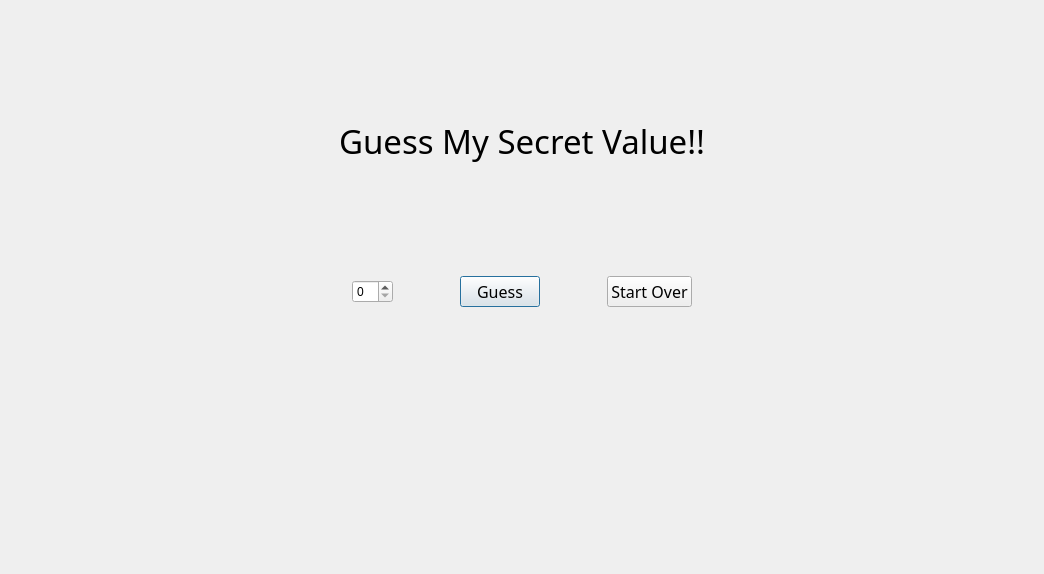
<?xml version="1.0" encoding="UTF-8"?>
<ui version="4.0">
 <class>Guessing_Game</class>
 <widget class="QDialog" name="Guessing_Game">
  <property name="geometry">
   <rect>
    <x>0</x>
    <y>0</y>
    <width>1044</width>
    <height>574</height>
   </rect>
  </property>
  <property name="windowTitle">
   <string>Dialog</string>
  </property>
  <layout class="QVBoxLayout" name="verticalLayout">
   <item>
    <spacer name="verticalSpacer_3">
     <property name="orientation">
      <enum>Qt::Vertical</enum>
     </property>
     <property name="sizeHint" stdset="0">
      <size>
       <width>20</width>
       <height>94</height>
      </size>
     </property>
    </spacer>
   </item>
   <item>
    <layout class="QHBoxLayout" name="horizontalLayout_2">
     <item>
      <spacer name="horizontalSpacer_5">
       <property name="orientation">
        <enum>Qt::Horizontal</enum>
       </property>
       <property name="sizeHint" stdset="0">
        <size>
         <width>40</width>
         <height>20</height>
        </size>
       </property>
      </spacer>
     </item>
     <item>
      <widget class="QLabel" name="label">
       <property name="font">
        <font>
         <family>Algerian</family>
         <pointsize>25</pointsize>
        </font>
       </property>
       <property name="text">
        <string>Guess My Secret Value!!</string>
       </property>
      </widget>
     </item>
     <item>
      <spacer name="horizontalSpacer_6">
       <property name="orientation">
        <enum>Qt::Horizontal</enum>
       </property>
       <property name="sizeHint" stdset="0">
        <size>
         <width>40</width>
         <height>20</height>
        </size>
       </property>
      </spacer>
     </item>
    </layout>
   </item>
   <item>
    <spacer name="verticalSpacer">
     <property name="orientation">
      <enum>Qt::Vertical</enum>
     </property>
     <property name="sizeHint" stdset="0">
      <size>
       <width>20</width>
       <height>95</height>
      </size>
     </property>
    </spacer>
   </item>
   <item>
    <layout class="QHBoxLayout" name="horizontalLayout_4">
     <item>
      <spacer name="horizontalSpacer_7">
       <property name="orientation">
        <enum>Qt::Horizontal</enum>
       </property>
       <property name="sizeHint" stdset="0">
        <size>
         <width>40</width>
         <height>20</height>
        </size>
       </property>
      </spacer>
     </item>
     <item>
      <layout class="QHBoxLayout" name="horizontalLayout">
       <item>
        <widget class="QSpinBox" name="GuessValue">
         <property name="wrapping">
          <bool>false</bool>
         </property>
         <property name="maximum">
          <number>10</number>
         </property>
        </widget>
       </item>
       <item>
        <spacer name="horizontalSpacer">
         <property name="orientation">
          <enum>Qt::Horizontal</enum>
         </property>
         <property name="sizeHint" stdset="0">
          <size>
           <width>40</width>
           <height>20</height>
          </size>
         </property>
        </spacer>
       </item>
       <item>
        <widget class="QPushButton" name="Guess">
         <property name="font">
          <font>
           <family>Algerian</family>
           <pointsize>12</pointsize>
          </font>
         </property>
         <property name="text">
          <string>Guess</string>
         </property>
        </widget>
       </item>
       <item>
        <spacer name="horizontalSpacer_2">
         <property name="orientation">
          <enum>Qt::Horizontal</enum>
         </property>
         <property name="sizeHint" stdset="0">
          <size>
           <width>40</width>
           <height>20</height>
          </size>
         </property>
        </spacer>
       </item>
       <item>
        <widget class="QPushButton" name="StartOver">
         <property name="font">
          <font>
           <family>Algerian</family>
           <pointsize>12</pointsize>
          </font>
         </property>
         <property name="text">
          <string>Start Over</string>
         </property>
        </widget>
       </item>
      </layout>
     </item>
     <item>
      <spacer name="horizontalSpacer_8">
       <property name="orientation">
        <enum>Qt::Horizontal</enum>
       </property>
       <property name="sizeHint" stdset="0">
        <size>
         <width>40</width>
         <height>20</height>
        </size>
       </property>
      </spacer>
     </item>
    </layout>
   </item>
   <item>
    <spacer name="verticalSpacer_2">
     <property name="orientation">
      <enum>Qt::Vertical</enum>
     </property>
     <property name="sizeHint" stdset="0">
      <size>
       <width>20</width>
       <height>94</height>
      </size>
     </property>
    </spacer>
   </item>
   <item>
    <layout class="QHBoxLayout" name="horizontalLayout_3">
     <item>
      <spacer name="horizontalSpacer_3">
       <property name="orientation">
        <enum>Qt::Horizontal</enum>
       </property>
       <property name="sizeHint" stdset="0">
        <size>
         <width>40</width>
         <height>20</height>
        </size>
       </property>
      </spacer>
     </item>
     <item>
      <widget class="QLabel" name="Message">
       <property name="font">
        <font>
         <family>Algerian</family>
         <pointsize>20</pointsize>
        </font>
       </property>
       <property name="text">
        <string/>
       </property>
      </widget>
     </item>
     <item>
      <spacer name="horizontalSpacer_4">
       <property name="orientation">
        <enum>Qt::Horizontal</enum>
       </property>
       <property name="sizeHint" stdset="0">
        <size>
         <width>40</width>
         <height>20</height>
        </size>
       </property>
      </spacer>
     </item>
    </layout>
   </item>
   <item>
    <spacer name="verticalSpacer_4">
     <property name="orientation">
      <enum>Qt::Vertical</enum>
     </property>
     <property name="sizeHint" stdset="0">
      <size>
       <width>20</width>
       <height>94</height>
      </size>
     </property>
    </spacer>
   </item>
  </layout>
 </widget>
 <resources/>
 <connections/>
</ui>
